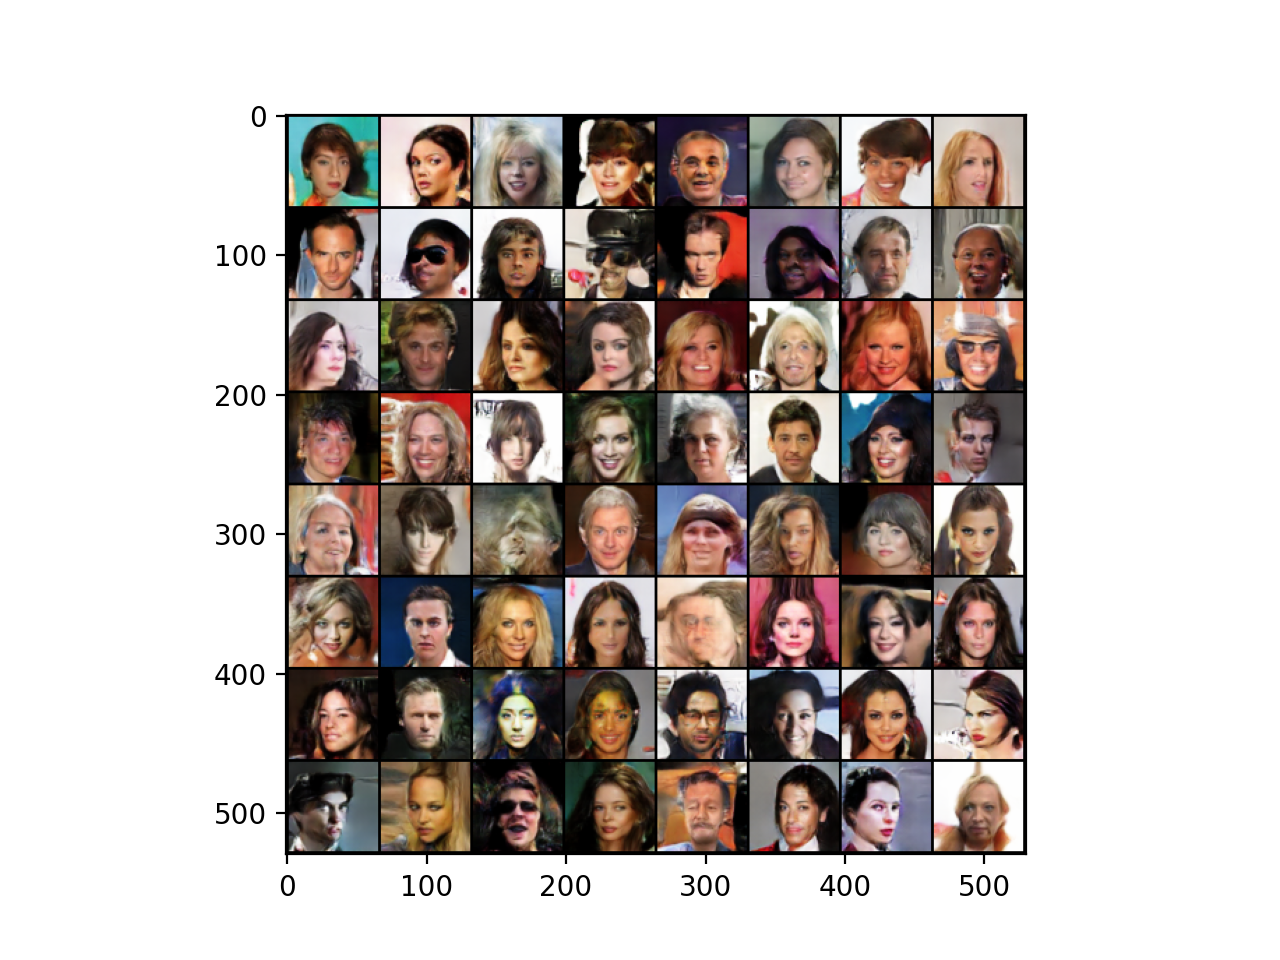

The script that drew this image:
# -*- coding: utf-8 -*-
"""
# @file name  : gan_inference.py
# @author     : Jianhua Ma
# @date       : 20210405
# @brief      : gan inference
"""

import os
import torch.nn as nn
import torch.optim as optim
import torch.utils.data
import imageio
import torchvision.transforms as transforms
import torchvision.utils as vutils
import numpy as np
import matplotlib.pyplot as plt
import sys


from tools.common_tools import set_seed
from torch.utils.data import DataLoader
from tools.my_dataset import CelebADataset
from tools.dcgan import Discriminator, Generator
from collections import OrderedDict

hello_pytorch_DIR = os.path.abspath(os.path.dirname(__file__)+os.path.sep+".."+os.path.sep+"..")
sys.path.append(hello_pytorch_DIR)
BASE_DIR = os.path.dirname(os.path.abspath(__file__))
device = torch.device("cuda" if torch.cuda.is_available() else "cpu")


def remove_module(state_dict_g):
    """
    remove module
    :param state_dict_g:
    :return:
    """
    new_state_dict = OrderedDict()
    for k, v in state_dict_g.items():
        namekey = k[7:] if k.startswith("module.") else k
        new_state_dict[namekey] = v

    return new_state_dict


set_seed(1)

path_checkpoint = os.path.abspath(os.path.join(BASE_DIR, "..", "data", "dcgan_checkpoint_14_epoch.pkl"))
if not os.path.exists(path_checkpoint):
    raise Exception("\n{} not exist, please download dcgan_checkpoint_14_epoch.pkl and place it in \n{}".format(
        path_checkpoint, os.path.dirname(path_checkpoint)))

image_size = 64
num_img = 64
nc = 3
nz = 100
ngf = 128
ndf = 128

d_transforms = transforms.Compose([
    transforms.Resize(image_size),
    transforms.CenterCrop(image_size),
    transforms.ToTensor(),
    transforms.Normalize((0.5, 0.5, 0.5), (0.5, 0.5, 0.5)),
])

# step 1: data
fixed_noise = torch.randn(num_img, nz, 1, 1, device=device)

flag = False
# flag = True
if flag:
    z_idx = 0
    single_noise = torch.randn(1, nz, 1, 1, device=device)
    for i in range(num_img):
        add_noise = single_noise
        add_noise = add_noise[0, z_idx, 0, 0] + i * 0.01
        fixed_noise[i, ...] = add_noise

# step 2: model
net_g = Generator(nz=nz, ngf=ngf, nc=nc)
# net_d = Discriminator(nc=nc, ndf=ndf)
checkpoint = torch.load(path_checkpoint, map_location="cpu")

state_dict_g = checkpoint["g_model_state_dict"]
state_dict_g = remove_module(state_dict_g)

net_g.load_state_dict(state_dict_g)
net_g.to(device=device)
# net_d.load_state_dict(checkpoint["d_model_state_dict"])
# net_d.to(device)

# step 3: inference
with torch.no_grad():
    fake_data = net_g(fixed_noise).detach().cpu()

img_grid = vutils.make_grid(fake_data, padding=2, normalize=True).numpy()
img_grid = np.transpose(img_grid, (1, 2, 0))
plt.imshow(img_grid)
plt.show()
